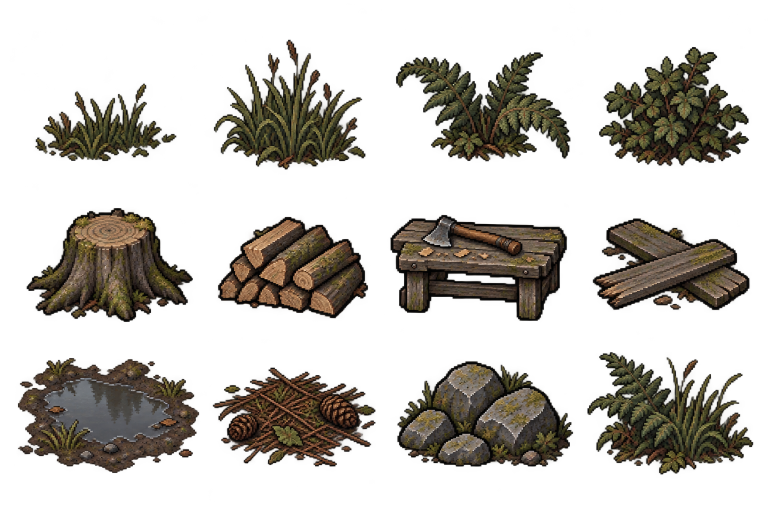
#> input picture assets/art/forest_dusk/details.png, 1536 x 1024 px (shown at 1/2 size)
$ python build_forest_details.py
#> lines starting #> are read from the running program, lines starting #| are printed output that depends on the picture
"""Build atlases for the supplemental forest sheet; never rewrite PNGs or scenes."""
from pathlib import Path
import hashlib
import json
from PIL import Image

ROOT = Path(__file__).resolve().parents[1]
ART = ROOT / 'assets/art/forest_dusk'
OUT = ROOT / 'resources/art/forest_dusk'
# Actual gaps in the generated sheet, not an assumed perfect grid.
CELLS = {
    'grass_low': (0, 0, 384, 350),
    'grass_tall': (384, 0, 768, 350),
    'fern': (768, 0, 1152, 350),
    'shrub': (1152, 0, 1536, 350),
    'stump': (0, 350, 420, 680),
    'firewood': (420, 350, 768, 680),
    'workbench': (768, 350, 1152, 680),
    'planks': (1152, 350, 1536, 680),
    'puddle': (0, 680, 410, 1024),
    'needles': (410, 680, 780, 1024),
    'small_rocks': (780, 680, 1152, 1024),
    'fern_grass': (1152, 680, 1536, 1024),
}


def main():
    image = Image.open(ART / 'details.png')
#> image is the input picture: PIL image 1536x1024 RGBA; mean R, G, B, A 43.6, 36.7, 23.7, 80
    layout = {}
    for name, box in CELLS.items():
        alpha = image.getchannel('A').crop(box)
        found = alpha.point(lambda value: 255 if value > 127 else 0).getbbox()
        if found is None:
            raise ValueError(f'Empty sprite: {name}')
        left, top, right, bottom = found
        if left < 2 or top < 2 or right > alpha.width - 2 or bottom > alpha.height - 2:
            raise ValueError(f'Sprite crosses its cell: {name}: {found}')
        region = (box[0] + left - 1, box[1] + top - 1, right - left + 2, bottom - top + 2)
        layout[name] = region
        text = f'''[gd_resource type="AtlasTexture" load_steps=2 format=3]

[ext_resource type="Texture2D" path="res://assets/art/forest_dusk/details.png" id="1"]

[resource]
atlas = ExtResource("1")
region = Rect2({', '.join(map(str, region))})
filter_clip = true
'''
        (OUT / f'{name}.tres').write_text(text, encoding='utf-8')
#> this loop made 12 passes
#> (left, top, right, bottom, region) on passes 1 to 12: (71, 167, 353, 322, (70, 166, 284, 157)), (44, 80, 347, 339, (427, 79, 305, 261)), (24, 105, 373, 322, (791, 104, 351, 219)), (46, 94, 346, 332, (1197, 93, 302, 240)), (53, 66, 386, 294, (52, 415, 335, 230)), (16, 84, 316, 286, (435, 433, 302, 204)), (13, 80, 366, 292, (780, 429, 355, 214)), (34, 87, 347, 270, (1185, 436, 315, 185)), (36, 36, 398, 266, (35, 715, 364, 232)), (16, 55, 341, 253, (425, 734, 327, 200)), (15, 43, 366, 253, (794, 722, 353, 212)), (23, 25, 354, 269, (1174, 704, 333, 246))
#> pass 1, in main, `alpha = image.getchannel('A').crop(box)`:
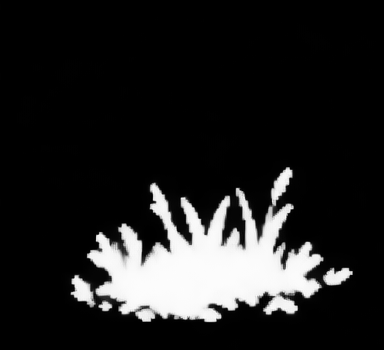
#> alpha: PIL image 384x350 L; min 0, max 253, mean 33.7
#> pass 2, in main, `alpha = image.getchannel('A').crop(box)`:
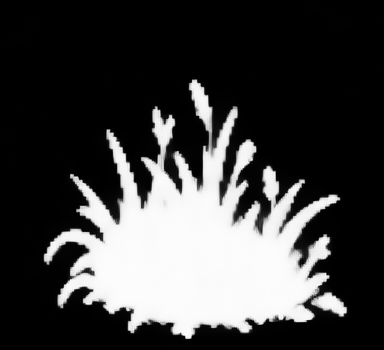
#> alpha: PIL image 384x350 L; min 0, max 253, mean 64.2
#> pass 3, in main, `alpha = image.getchannel('A').crop(box)`:
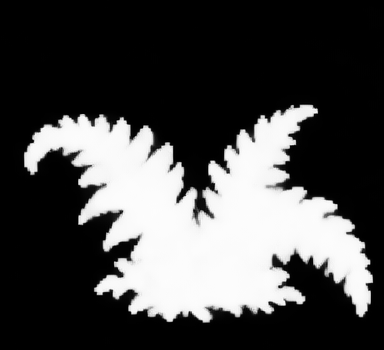
#> alpha: PIL image 384x350 L; min 0, max 253, mean 72.2
#> after the loop, layout = 12 items
    manifest = {
        'generator': 'Built-in image_gen, transparent background',
        'prompt': 'details_prompt.txt',
        'reference': 'props.png, style/palette only; existing files unchanged',
        'processing': 'Byte-for-byte PNG copy; AtlasTexture regions and scene scale only; alpha retained',
        'sha256': hashlib.sha256((ART / 'details.png').read_bytes()).hexdigest(),
        'atlas_layout': layout,
    }
    (ART / 'DETAILS_SOURCES.json').write_text(json.dumps(manifest, indent=2) + '\n', encoding='utf-8')
    print(f'Built {len(layout)} detail atlases; no PNG or scene modified.')
#| Built 12 detail atlases; no PNG or scene modified.


if __name__ == '__main__':
    main()
